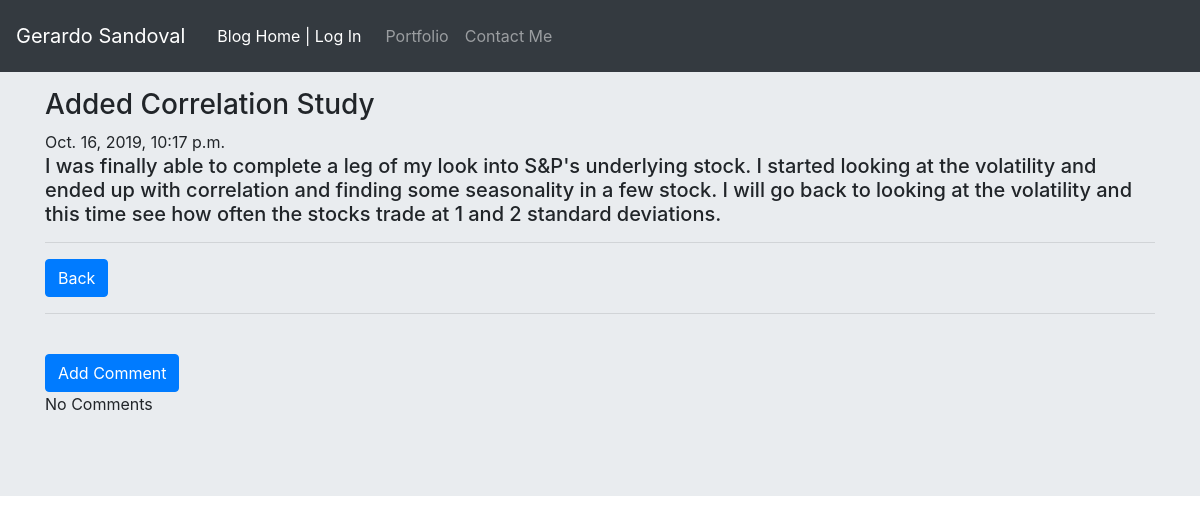
Screenshot of /blog/post/28 with the database file from the repository.
### AppBlog/models.py (models this page shows, shortened)
class PostModel(models.Model):
    author = models.ForeignKey('auth.User')
    title = models.CharField(max_length=50)
    text = models.TextField()
    create_date = models.DateTimeField(default=timezone.now)
    published_date = models.DateTimeField(blank=True, null=True)

### AppBlog/views.py (the view)
# urls.py: url(r'^post/(?P<pk>\d+)$', views.PostDetailView.as_view(),
class PostDetailView(DetailView):
    model = PostModel

### AppBlog/templates/AppBlog/postmodel_detail.html
{% extends 'AppBlog/blog_base.html' %}
{% block content %}
{% if user.is_authenticated %}
  {% if postmodel.published_date %}
    <h3 class="posttitle">{{postmodel.title}}</h3>
    <div class="date postdate">
      {{ postmodel.published_date}}
    </div>
    <br>
    <h5> <p class="postcontent"> {{postmodel.text}}</p></h5>
    <br>
    <a class="btn btn-primary" href="{% url 'blog:postmodel_list' %}">
      Back
    </a>
    <a class="btn btn-secondary" href="{% url 'blog:postmodel_edit' pk=postmodel.pk %}">
      Edit
    </a>
    <a class="btn btn-secondary" href="{% url 'blog:postmodel_remove' pk=postmodel.pk %}">
      Delete
    </a>
  {% else %}
    <h3 class="posttitle">{{postmodel.title}}</h3>
    <div class="date postdate">
      Not Published Yet
    </div>
    <h5> <p class="postcontent"> {{postmodel.text}}</p></h5>
    <hr>
    <a class="btn btn-primary" href="{% url 'blog:postmodel_publish' pk=postmodel.pk %}">
      Publish
    </a>
    <a class="btn btn-secondary" href="{% url 'blog:postmodel_edit' pk=postmodel.pk %}">
      Edit
    </a>
    <a class="btn btn-secondary" href="{% url 'blog:postmodel_remove' pk=postmodel.pk %}">
      Delete
    </a>
  {% endif %}
{% else %}
  <h3 class="posttitle">{{postmodel.title}}</h3>
  <div class="date postdate">
    {{ postmodel.published_date}}
  </div>
  <h5> <p class="postcontent"> {{postmodel.text}}</p></h5>
  <hr>
  <a class="btn btn-primary" href="{% url 'blog:postmodel_list' %}">
    Back
  </a>
{% endif %}
<br> <hr> <br>
<a class="btn btn-primary btn-comment" href="{% url 'blog:add_comment_to_postmodel' pk=postmodel.pk %}">
  Add Comment
</a>
{% for comment in postmodel.comments.all %}
  {% if comment %}
    <br>
    {{ comment.author }}:
    {{ comment.create_date }}
    <br>
  {{ comment.text}}
    {% endif %}
{% empty %}
    <p>No Comments</p>
{% endfor %}
{% endblock %}

### rows the page displays
PostModel: title "Added Correlation Study", published_date "Oct. 16, 2019, 10:17 p.m.", text "I was finally able to complete a leg of my look into S&P's underlying stock. I started looking at the volatility and ended up with correlation and finding some seasonality in a few stock. I will go back to looking at the volatility and this time see how often the stocks trade at 1 and 2 standard deviations."
